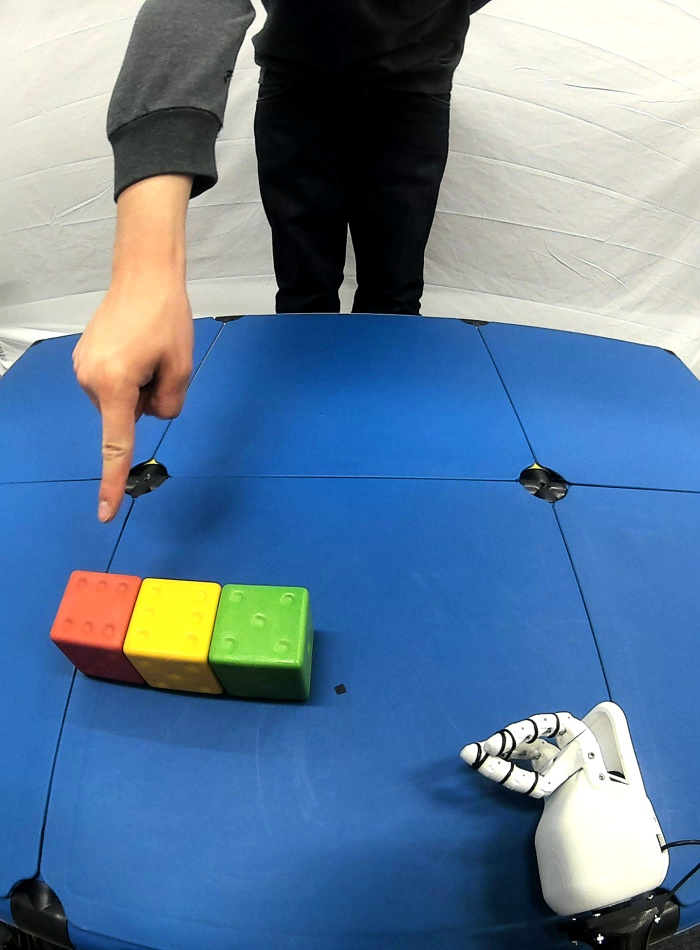
#> input picture resources/skin_color_segmentation/original_skin_color_data/images/frame0.jpg, 700 x 950 px
$ python -i calculate_hand_features.py   (imports and definitions only)   (older library calls are emulated)
#> lines starting #> are read from the running program, lines starting #| are printed output that depends on the picture
### mechanics/gesture_detection.py
import cv2 as cv
import numpy as np
import scipy.cluster.hierarchy as hcluster
import mechanics.object_detection as obj_d


# [12 lines left out: functions apply_skin_hist_3d, apply_skin_hist2d, not called in this run]


def get_lab_skin_hist(thresh, link):
    skin_prob = np.load(link)
    return np.where(skin_prob > thresh, 255, 0)


# used for detecting the objects as well
# [33 lines left out: functions get_biggest_contours, get_biggest_two_contours, not called in this run]


def get_contour_centroid(cnt):
    m = cv.moments(cnt)
    return int(m['m10'] / m['m00']), int(m['m01'] / m['m00'])


# [274 lines left out: functions draw_convex_hull, draw_hull_with_defects, draw_fingertips, draw_convex_defects, calc_and_draw_circles, filter_defects_and_hull and 8 more, not called in this run]


def get_x_range(x, cnt_length, distance):
    return max(0, x - distance), min(cnt_length, x + distance), x


# [212 lines left out: functions calc_centroid_of_points, calc_tracking_roi, calc_line, intersection, calc_and_clip_pointing_array, calc_poiting_probability and 5 more, not called in this run]

### mechanics/calculate_hand_features.py
import gesture_detection as gesture
import cv2 as cv


# Get hand features for GWR feature vector
class GWR_Hand_Features(object):

    def __init__(self):

        skin_prob_crcb_link = "resources/skin_color_data/histograms/skin_probabilities_crcb.npy"
        thresh_crcb = 20
        self.skin_prob_binary_crcb = gesture.get_lab_skin_hist(thresh_crcb, skin_prob_crcb_link)

    # [73 lines left out: functions handle_angle_list, get_cs_pointing_data, get_gwr_data, not called in this run]

>>> import cv2
>>> picture = cv2.imread('../resources/skin_color_segmentation/original_skin_color_data/images/frame0.jpg', cv2.IMREAD_GRAYSCALE)
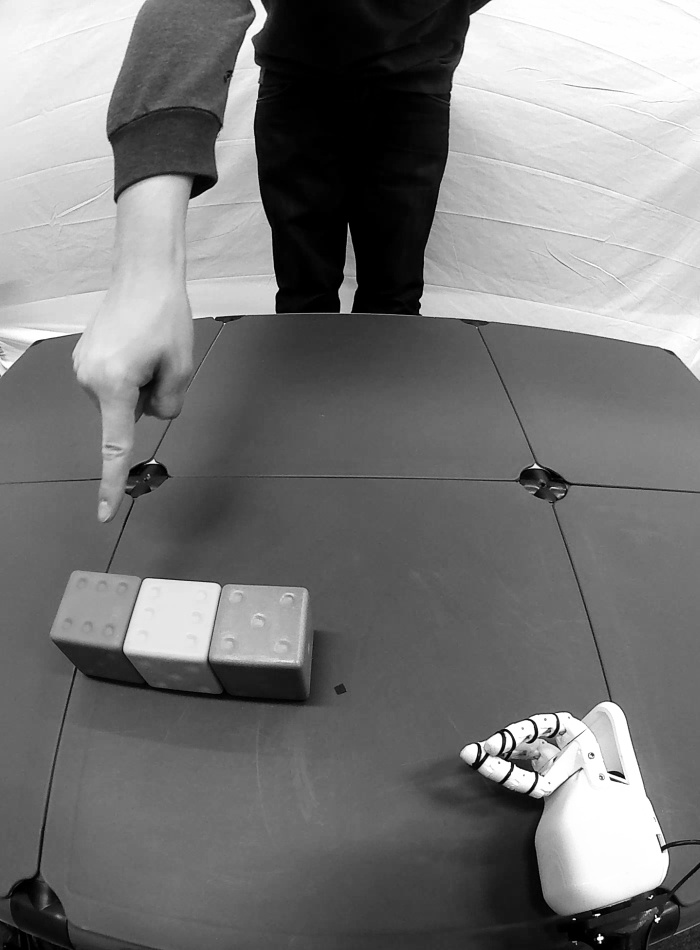
#> picture: shape (950, 700); min 0, max 255, mean 120.2
>>> result = GWR_Hand_Features().get_cs_pointing_data(picture)
#> (the run stopped early here; a loop or call above may not have finished)

$ run again, on resources/skin_color_segmentation/original_skin_color_data/images/frame1.jpg
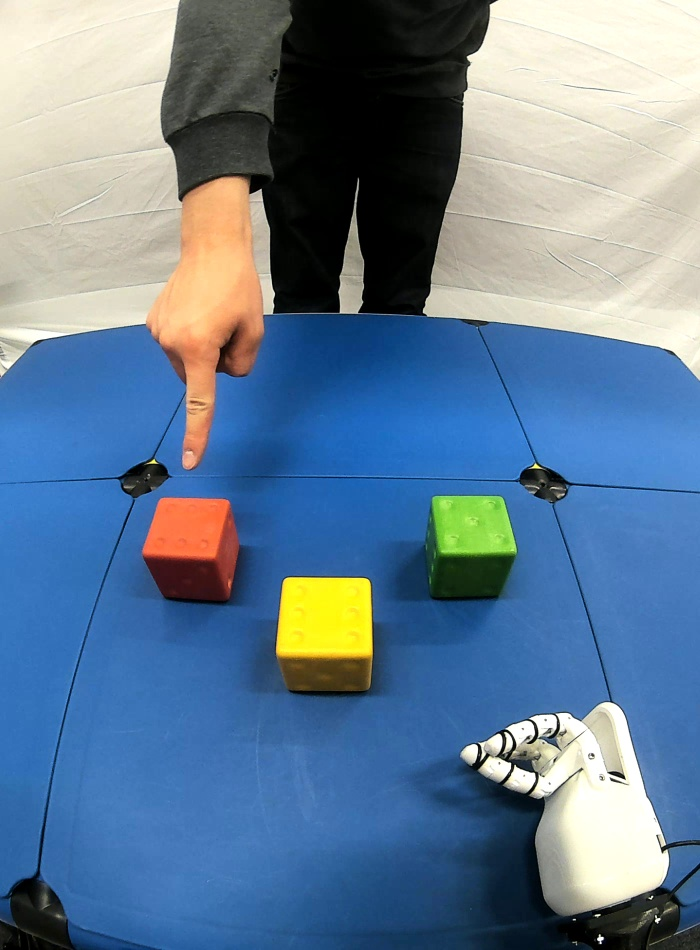
#> input picture resources/skin_color_segmentation/original_skin_color_data/images/frame1.jpg, 700 x 950 px
#> `picture = cv2.imread('../resources/skin_color_segmentation/original_sk..`:
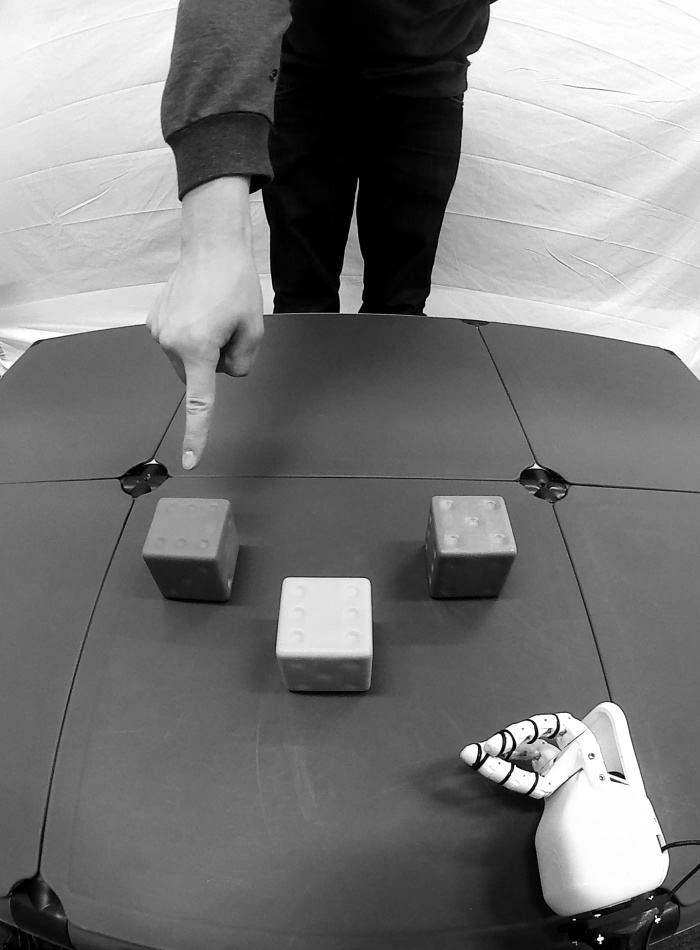
#> picture: shape (950, 700); min 0, max 255, mean 120.3

$ run again, on resources/skin_color_segmentation/original_skin_color_data/images/frame10.jpg
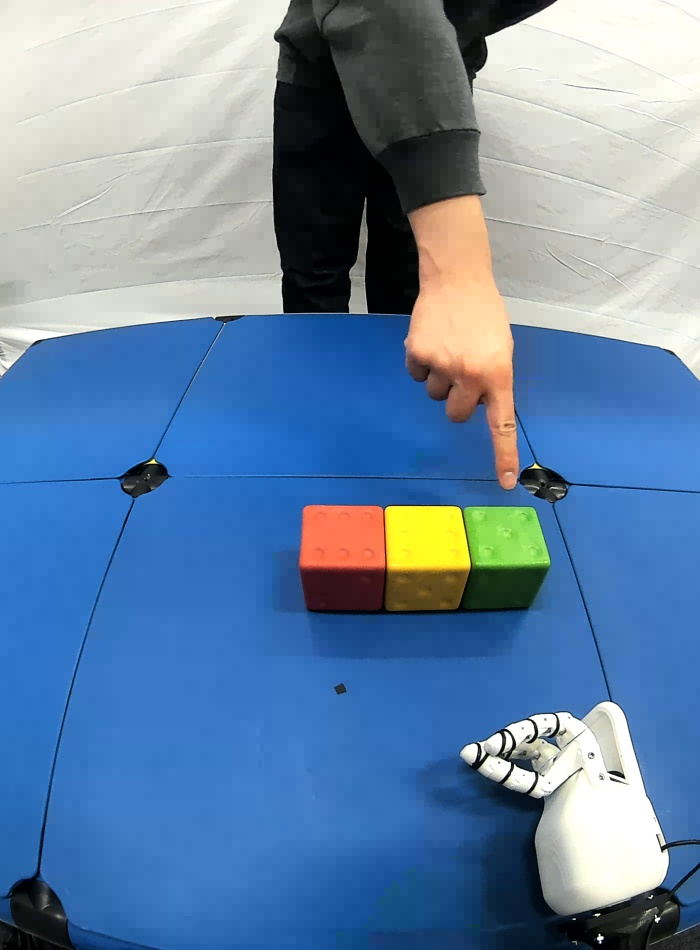
#> input picture resources/skin_color_segmentation/original_skin_color_data/images/frame10.jpg, 700 x 950 px
#> `picture = cv2.imread('../resources/skin_color_segmentation/original_sk..`:
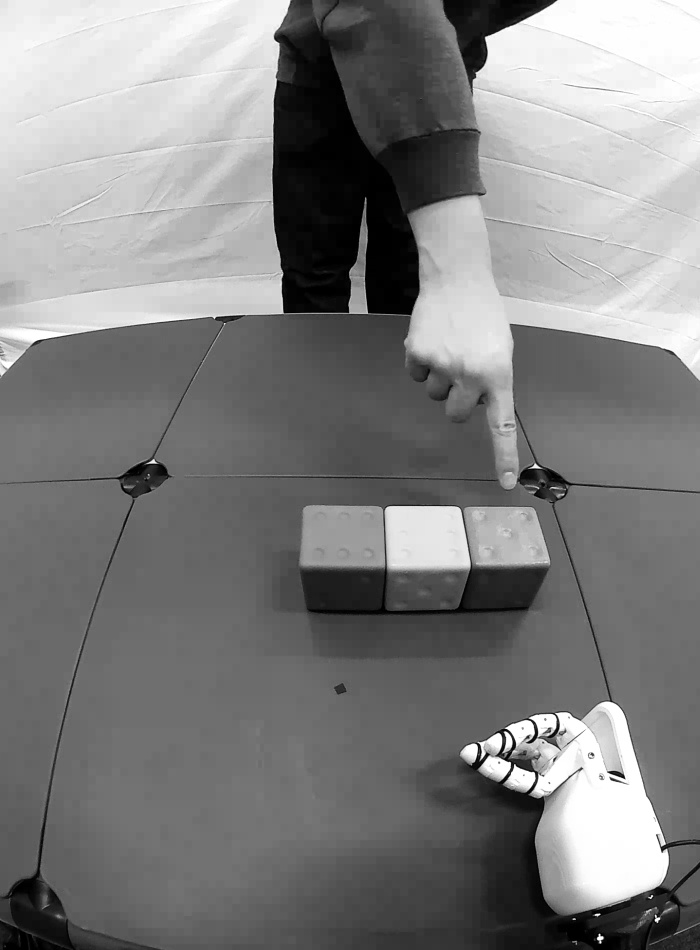
#> picture: shape (950, 700); min 0, max 255, mean 127.6

$ run again, on resources/skin_color_segmentation/original_skin_color_data/images/frame11.jpg
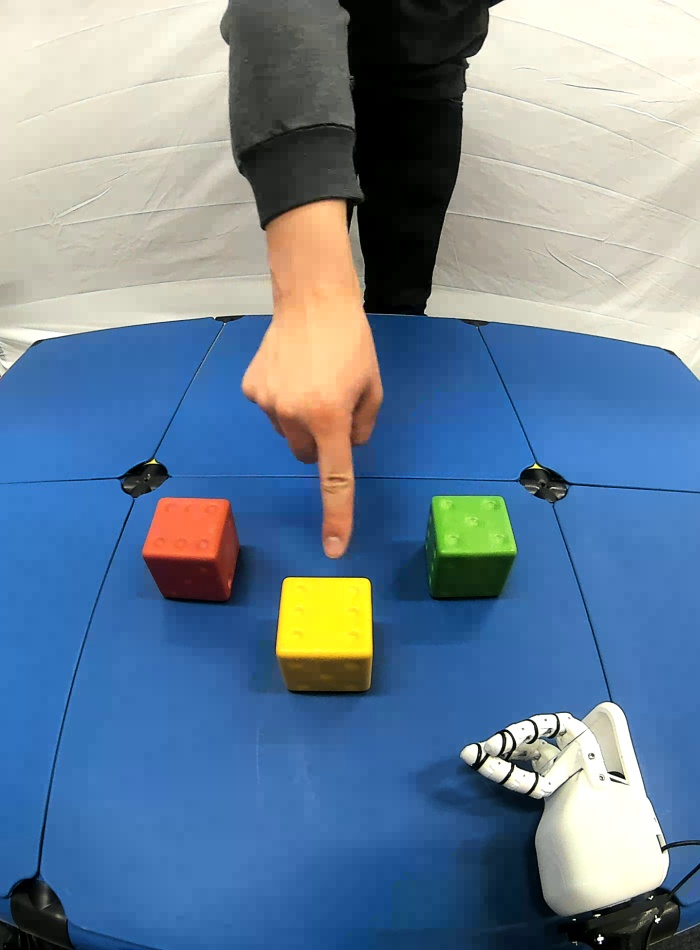
#> input picture resources/skin_color_segmentation/original_skin_color_data/images/frame11.jpg, 700 x 950 px
#> `picture = cv2.imread('../resources/skin_color_segmentation/original_sk..`:
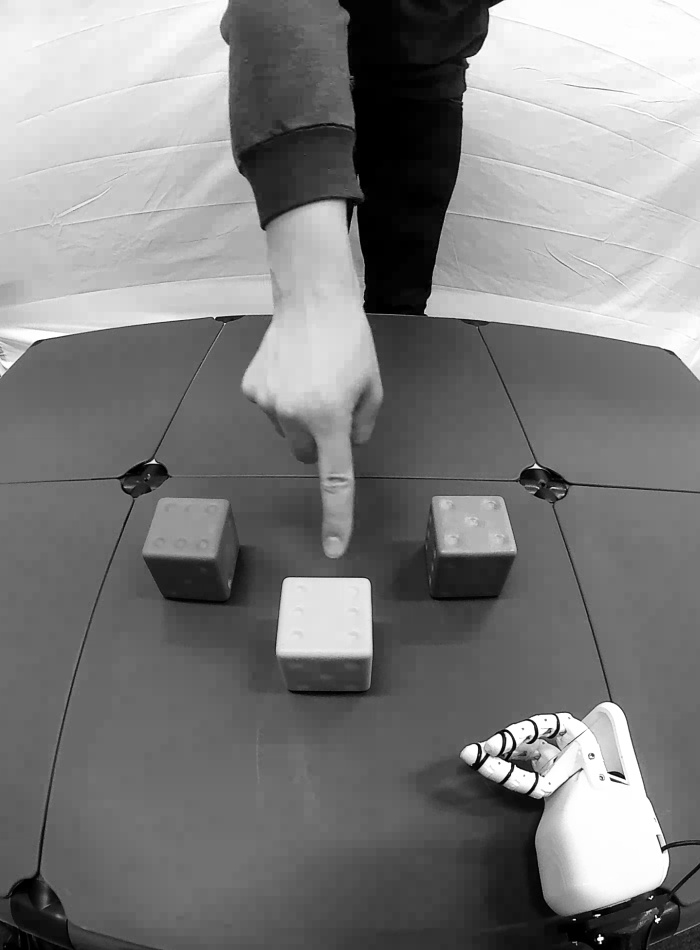
#> picture: shape (950, 700); min 0, max 255, mean 126.2
